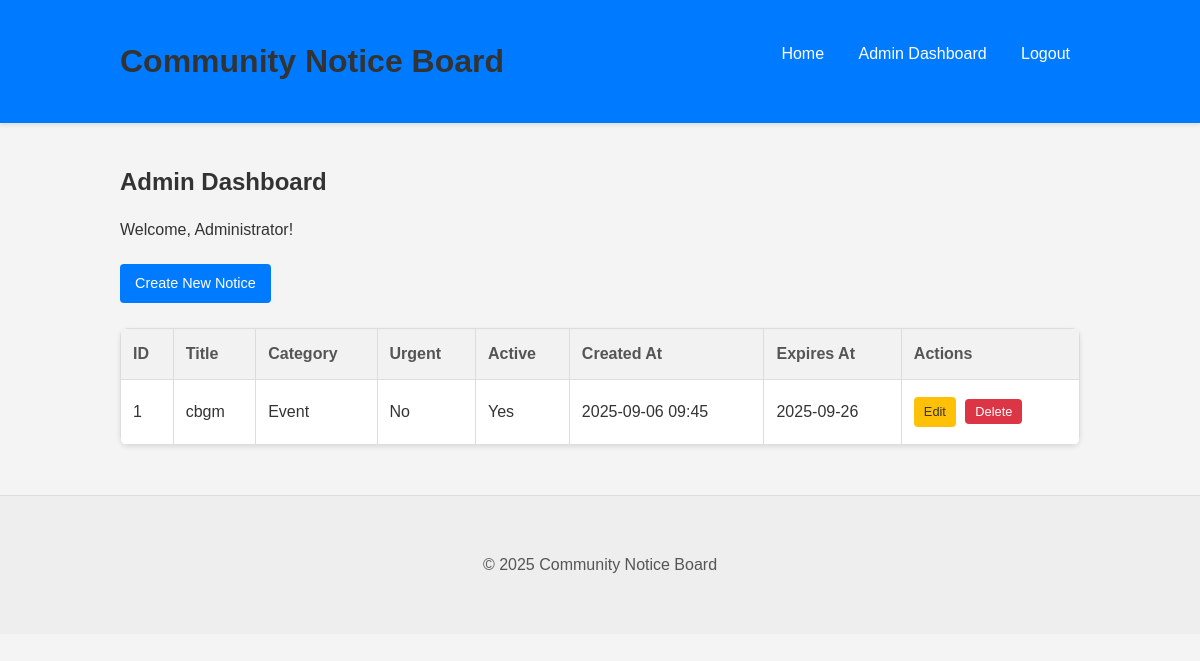
The app's page /admin/dashboard (signed in), older data.
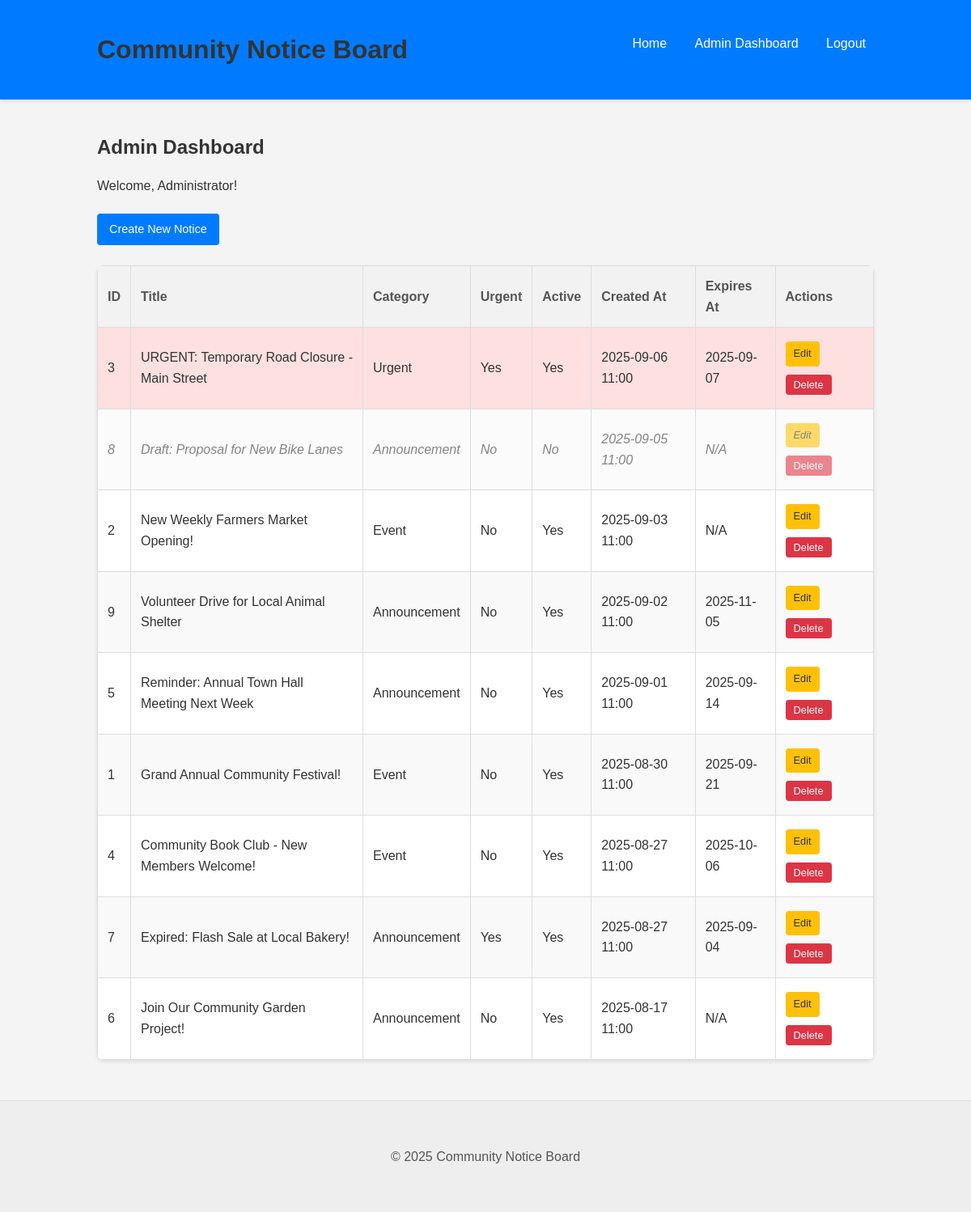
The same page, newer data.
### tables this page shows
CREATE TABLE notices (
    id INTEGER PRIMARY KEY AUTOINCREMENT,
    title TEXT NOT NULL,
    content TEXT NOT NULL,
    category TEXT NOT NULL, -- e.g., 'announcement', 'event', 'urgent' (though is_urgent also exists)
    is_urgent BOOLEAN NOT NULL DEFAULT 0, -- 1 for urgent, 0 for regular
    created_at TIMESTAMP NOT NULL DEFAULT CURRENT_TIMESTAMP,
    expires_at TIMESTAMP NULL, -- Optional expiry date
    event_date DATE NULL,
    event_time TIME NULL,
    event_location TEXT NULL,
    is_active BOOLEAN NOT NULL DEFAULT 1 -- 1 for active, 0 for inactive/draft (admin can toggle)
);

### app.py (the view)
@app.route('/admin/dashboard')
@login_required
def admin_dashboard():
    db = get_db()
    raw_notices = db.execute(
        """
        SELECT id, title, category, is_urgent, created_at,
               expires_at,
               event_date, event_time, event_location, is_active
        FROM notices
        ORDER BY created_at DESC
        """
    ).fetchall()
    processed_notices = []
    for notice_row in raw_notices:
        notice = dict(notice_row) # Convert Row object to a mutable dictionary
        if notice['expires_at']:
            notice['expires_at'] = datetime.fromisoformat(notice['expires_at'])
        notice['created_at'] = datetime.fromisoformat(notice['created_at'])
        processed_notices.append(notice)
    return render_template('admin_dashboard.html', notices=processed_notices)

### app.py (called while the page is built)
@app.context_processor
def inject_now():
    return {'datetime': datetime}

def get_db():
    if 'db' not in g:
        g.db = sqlite3.connect(
            DATABASE,
        )
        g.db.row_factory = sqlite3.Row # Allows accessing columns by name
    return g.db

def login_required(view):
    @functools.wraps(view)
    def wrapped_view(**kwargs):
        if session.get('logged_in') is None:
            flash('Please log in to access this page.', 'warning')
            return redirect(url_for('admin_login'))
        return view(**kwargs)
    return wrapped_view

### templates/admin_dashboard.html (shortened to what this page needs)
{% extends '_base.html' %}
{% block content %}
    <h2>Admin Dashboard</h2>
    <p>Welcome, Administrator!</p>
    <p><a href="{{ url_for('create_notice') }}" class="button primary">Create New Notice</a></p>
    <table class="admin-table">
        <thead>
            <tr>
                <th>ID</th>
                <th>Title</th>
                <th>Category</th>
                <th>Urgent</th>
                <th>Active</th>
                <th>Created At</th>
                <th>Expires At</th>
                <th>Actions</th>
            </tr>
        </thead>
        <tbody>
            {% if notices %}
                {% for notice in notices %}
                <tr class="{% if not notice.is_active %}inactive{% endif %} {% if notice.is_urgent %}urgent{% endif %}">
                    <td>{{ notice.id }}</td>
                    <td>{{ notice.title }}</td>
                    <td>{{ notice.category.capitalize() }}</td>
                    <td>{{ 'Yes' if notice.is_urgent else 'No' }}</td>
                    <td>{{ 'Yes' if notice.is_active else 'No' }}</td>
                    <td>{{ notice.created_at.strftime('%Y-%m-%d %H:%M') }}</td>
                    <td>{{ notice.expires_at.strftime('%Y-%m-%d') if notice.expires_at else 'N/A' }}</td>
                    <td class="actions">
                        <a href="{{ url_for('edit_notice', id=notice.id) }}" class="button small edit">Edit</a>
                        <form action="{{ url_for('delete_notice', id=notice.id) }}" method="post" style="display:inline;">
                            <button type="submit" class="button small delete" onclick="return confirm('Are you sure you want to delete this notice?');">Delete</button>
                        </form>
                    </td>
                </tr>
                {% endfor %}
            {% else %}
                <tr>
                    <td colspan="8">No notices created yet.</td>
                </tr>
            {% endif %}
        </tbody>
    </table>
{% endblock %}

Row changes from the older to the newer data that the page shows:
added notices: id "3", title "URGENT: Temporary Road Closure - Main Street", category "Urgent", is_urgent "Yes", is_active "Yes", created_at "2025-09-06 11:00", expires_at "2025-09-07"
added notices: id "8", title "Draft: Proposal for New Bike Lanes", category "Announcement", is_urgent "No", is_active "No", created_at "2025-09-05 11:00", expires_at "N/A"
added notices: id "2", title "New Weekly Farmers Market Opening!", category "Event", is_urgent "No", is_active "Yes", created_at "2025-09-03 11:00", expires_at "N/A"
added notices: id "9", title "Volunteer Drive for Local Animal Shelter", category "Announcement", is_urgent "No", is_active "Yes", created_at "2025-09-02 11:00", expires_at "2025-11-05"
added notices: id "5", title "Reminder: Annual Town Hall Meeting Next Week", category "Announcement", is_urgent "No", is_active "Yes", created_at "2025-09-01 11:00", expires_at "2025-09-14"
changed notices id 1: title "cbgm" → "Grand Annual Community Festival!"; created_at "2025-09-06 09:45" → "2025-08-30 11:00"; expires_at "2025-09-26" → "2025-09-21"
added notices: id "4", title "Community Book Club - New Members Welcome!", category "Event", is_urgent "No", is_active "Yes", created_at "2025-08-27 11:00", expires_at "2025-10-06"
added notices: id "7", title "Expired: Flash Sale at Local Bakery!", category "Announcement", is_urgent "Yes", is_active "Yes", created_at "2025-08-27 11:00", expires_at "2025-09-04"
added notices: id "6", title "Join Our Community Garden Project!", category "Announcement", is_urgent "No", is_active "Yes", created_at "2025-08-17 11:00", expires_at "N/A"
